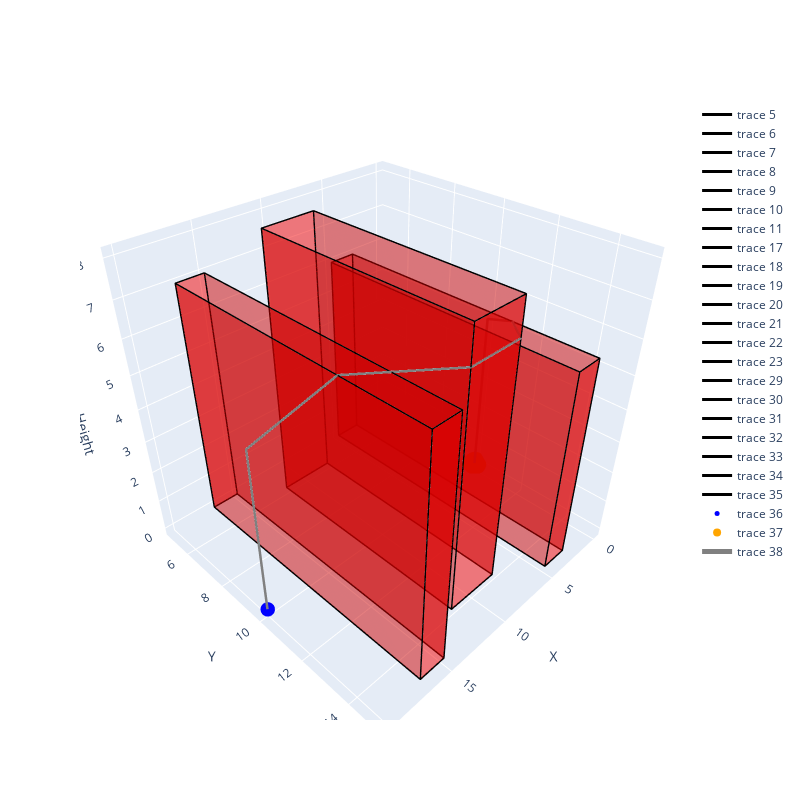

The cell this chart's notebook holds for it:
### Markdown cell above
## Optimization

### Code cell
target = [[20,10,0]]
source = [0,10,0]

obstacles = {
    0: [[3, 5,6], [5,5,6], [5,15,6], [3,15,6], [3,5,6]],
    1: [[8, 6,8], [12,6,8], [12,14,8], [8,14,8], [8,6,8]],
    2: [[15, 5,7], [17,5,7], [17,15,7], [15,15,7], [15,5,7]]
}

drone_height = 5
drone_max_height = 7

route_3, msg = create_shortest_dijkstra_path(source, target, obstacles, drone_height, drone_max_height)

initial_plot(delivary_locations=target, obstacles=obstacles, dp=source, route = route_3.copy())

### Figure 1 — Plotly figure (JSON) as saved in the notebook; plotly's stock layout.template omitted (floating-point values rounded to 4 significant figures)
{"data": [{"color": "red", "i": [0, 0], "j": [1, 2], "k": [2, 3], "opacity": 0.5, "type": "mesh3d", "x": [3, 5, 5, 3], "y": [5, 5, 5, 5], "z": [0, 0, 6, 6]}, {"color": "red", "i": [0, 0], "j": [1, 2], "k": [2, 3], "opacity": 0.5, "type": "mesh3d", "x": [5, 5, 5, 5], "y": [5, 15, 15, 5], "z": [0, 0, 6, 6]}, {"color": "red", "i": [0, 0], "j": [1, 2], "k": [2, 3], "opacity": 0.5, "type": "mesh3d", "x": [5, 3, 3, 5], "y": [15, 15, 15, 15], "z": [0, 0, 6, 6]}, {"color": "red", "i": [0, 0], "j": [1, 2], "k": [2, 3], "opacity": 0.5, "type": "mesh3d", "x": [3, 3, 3, 3], "y": [15, 5, 5, 15], "z": [0, 0, 6, 6]}, {"color": "red", "i": [0, 0], "j": [1, 2], "k": [2, 3], "opacity": 0.5, "type": "mesh3d", "x": [3, 3, 3, 3], "y": [5, 5, 5, 5], "z": [0, 0, 6, 6]}, {"line": {"color": "black", "width": 3}, "mode": "lines", "type": "scatter3d", "x": [3, 5, 5, 3, 3, 3], "y": [5, 5, 15, 15, 5, 5], "z": [6, 6, 6, 6, 6, 6]}, {"line": {"color": "black", "width": 3}, "mode": "lines", "type": "scatter3d", "x": [3, 5, 5, 3, 3, 3], "y": [5, 5, 15, 15, 5, 5], "z": [0, 0, 0, 0, 0, 0]}, {"line": {"color": "black", "width": 3}, "mode": "lines", "type": "scatter3d", "x": [3, 3, 5, 5, 3], "y": [5, 5, 5, 5, 5], "z": [0, 6, 6, 0, 0]}, {"line": {"color": "black", "width": 3}, "mode": "lines", "type": "scatter3d", "x": [5, 5, 5, 5, 5], "y": [5, 5, 15, 15, 5], "z": [0, 6, 6, 0, 0]}, {"line": {"color": "black", "width": 3}, "mode": "lines", "type": "scatter3d", "x": [5, 5, 3, 3, 5], "y": [15, 15, 15, 15, 15], "z": [0, 6, 6, 0, 0]}, {"line": {"color": "black", "width": 3}, "mode": "lines", "type": "scatter3d", "x": [3, 3, 3, 3, 3], "y": [15, 15, 5, 5, 15], "z": [0, 6, 6, 0, 0]}, {"line": {"color": "black", "width": 3}, "mode": "lines", "type": "scatter3d", "x": [3, 3, 3, 3, 3], "y": [5, 5, 5, 5, 5], "z": [0, 6, 6, 0, 0]}, {"color": "red", "i": [0, 0], "j": [1, 2], "k": [2, 3], "opacity": 0.5, "type": "mesh3d", "x": [8, 12, 12, 8], "y": [6, 6, 6, 6], "z": [0, 0, 8, 8]}, {"color": "red", "i": [0, 0], "j": [1, 2], "k": [2, 3], "opacity": 0.5, "type": "mesh3d", "x": [12, 12, 12, 12], "y": [6, 14, 14, 6], "z": [0, 0, 8, 8]}, {"color": "red", "i": [0, 0], "j": [1, 2], "k": [2, 3], "opacity": 0.5, "type": "mesh3d", "x": [12, 8, 8, 12], "y": [14, 14, 14, 14], "z": [0, 0, 8, 8]}, {"color": "red", "i": [0, 0], "j": [1, 2], "k": [2, 3], "opacity": 0.5, "type": "mesh3d", "x": [8, 8, 8, 8], "y": [14, 6, 6, 14], "z": [0, 0, 8, 8]}, {"color": "red", "i": [0, 0], "j": [1, 2], "k": [2, 3], "opacity": 0.5, "type": "mesh3d", "x": [8, 8, 8, 8], "y": [6, 6, 6, 6], "z": [0, 0, 8, 8]}, {"line": {"color": "black", "width": 3}, "mode": "lines", "type": "scatter3d", "x": [8, 12, 12, 8, 8, 8], "y": [6, 6, 14, 14, 6, 6], "z": [8, 8, 8, 8, 8, 8]}, {"line": {"color": "black", "width": 3}, "mode": "lines", "type": "scatter3d", "x": [8, 12, 12, 8, 8, 8], "y": [6, 6, 14, 14, 6, 6], "z": [0, 0, 0, 0, 0, 0]}, {"line": {"color": "black", "width": 3}, "mode": "lines", "type": "scatter3d", "x": [8, 8, 12, 12, 8], "y": [6, 6, 6, 6, 6], "z": [0, 8, 8, 0, 0]}, {"line": {"color": "black", "width": 3}, "mode": "lines", "type": "scatter3d", "x": [12, 12, 12, 12, 12], "y": [6, 6, 14, 14, 6], "z": [0, 8, 8, 0, 0]}, {"line": {"color": "black", "width": 3}, "mode": "lines", "type": "scatter3d", "x": [12, 12, 8, 8, 12], "y": [14, 14, 14, 14, 14], "z": [0, 8, 8, 0, 0]}, {"line": {"color": "black", "width": 3}, "mode": "lines", "type": "scatter3d", "x": [8, 8, 8, 8, 8], "y": [14, 14, 6, 6, 14], "z": [0, 8, 8, 0, 0]}, {"line": {"color": "black", "width": 3}, "mode": "lines", "type": "scatter3d", "x": [8, 8, 8, 8, 8], "y": [6, 6, 6, 6, 6], "z": [0, 8, 8, 0, 0]}, {"color": "red", "i": [0, 0], "j": [1, 2], "k": [2, 3], "opacity": 0.5, "type": "mesh3d", "x": [15, 17, 17, 15], "y": [5, 5, 5, 5], "z": [0, 0, 7, 7]}, {"color": "red", "i": [0, 0], "j": [1, 2], "k": [2, 3], "opacity": 0.5, "type": "mesh3d", "x": [17, 17, 17, 17], "y": [5, 15, 15, 5], "z": [0, 0, 7, 7]}, {"color": "red", "i": [0, 0], "j": [1, 2], "k": [2, 3], "opacity": 0.5, "type": "mesh3d", "x": [17, 15, 15, 17], "y": [15, 15, 15, 15], "z": [0, 0, 7, 7]}, {"color": "red", "i": [0, 0], "j": [1, 2], "k": [2, 3], "opacity": 0.5, "type": "mesh3d", "x": [15, 15, 15, 15], "y": [15, 5, 5, 15], "z": [0, 0, 7, 7]}, {"color": "red", "i": [0, 0], "j": [1, 2], "k": [2, 3], "opacity": 0.5, "type": "mesh3d", "x": [15, 15, 15, 15], "y": [5, 5, 5, 5], "z": [0, 0, 7, 7]}, {"line": {"color": "black", "width": 3}, "mode": "lines", "type": "scatter3d", "x": [15, 17, 17, 15, 15, 15], "y": [5, 5, 15, 15, 5, 5], "z": [7, 7, 7, 7, 7, 7]}, {"line": {"color": "black", "width": 3}, "mode": "lines", "type": "scatter3d", "x": [15, 17, 17, 15, 15, 15], "y": [5, 5, 15, 15, 5, 5], "z": [0, 0, 0, 0, 0, 0]}, {"line": {"color": "black", "width": 3}, "mode": "lines", "type": "scatter3d", "x": [15, 15, 17, 17, 15], "y": [5, 5, 5, 5, 5], "z": [0, 7, 7, 0, 0]}, {"line": {"color": "black", "width": 3}, "mode": "lines", "type": "scatter3d", "x": [17, 17, 17, 17, 17], "y": [5, 5, 15, 15, 5], "z": [0, 7, 7, 0, 0]}, {"line": {"color": "black", "width": 3}, "mode": "lines", "type": "scatter3d", "x": [17, 17, 15, 15, 17], "y": [15, 15, 15, 15, 15], "z": [0, 7, 7, 0, 0]}, {"line": {"color": "black", "width": 3}, "mode": "lines", "type": "scatter3d", "x": [15, 15, 15, 15, 15], "y": [15, 15, 5, 5, 15], "z": [0, 7, 7, 0, 0]}, {"line": {"color": "black", "width": 3}, "mode": "lines", "type": "scatter3d", "x": [15, 15, 15, 15, 15], "y": [5, 5, 5, 5, 5], "z": [0, 7, 7, 0, 0]}, {"marker": {"color": "blue", "size": 5}, "mode": "markers", "type": "scatter3d", "x": [20], "y": [10], "z": [0]}, {"marker": {"color": "orange", "size": 8}, "mode": "markers", "type": "scatter3d", "x": [0], "y": [10], "z": [0]}, {"line": {"color": "gray", "width": 5}, "mode": "lines", "type": "scatter3d", "x": [0, 0, 3, 8, 12, 17, 20, 20, 20, 17, 12, 8, 3, 0, 0], "y": [10, 10, 12, 14, 14, 12, 10, 10, 10, 12, 14, 14, 12, 10, 10], "z": [0, 5, 6.005, 7, 7.005, 7.005, 5, 0, 5, 7.005, 7.005, 7, 6.005, 5, 0]}], "layout": {"height": 800, "scene": {"aspectmode": "cube", "xaxis": {"title": {"text": "X"}}, "yaxis": {"title": {"text": "Y"}}, "zaxis": {"title": {"text": "Height"}}}, "width": 800}}
